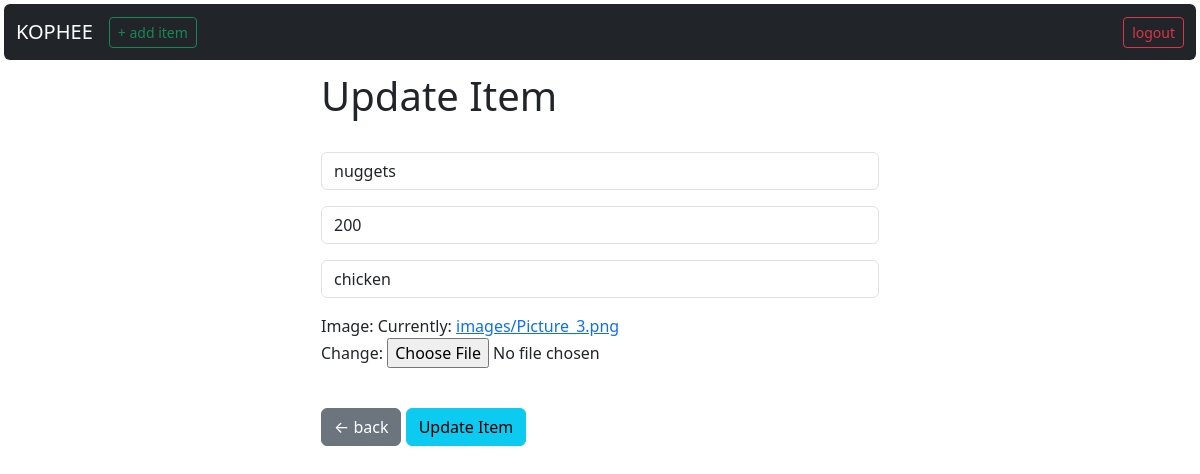
/update_item/9 (signed in), run on the app's committed database.
### menu/models.py (models this page shows, shortened)
class Menu(models.Model):
    item = models.CharField(max_length=50)
    price = models.IntegerField()
    description = models.CharField(max_length=200)
    image = models.ImageField(upload_to='images', default='')

### menu/views.py (the view)
# urls.py: path('update_item/<int:pk>', views.update_item, name='update_item'),
def update_item(request, pk):
    if request.user.is_authenticated:
        current_item = Menu.objects.get(id=pk)
        form = AddItemForm(request.POST or None, request.FILES or None, instance=current_item)
        if form.is_valid():
            form.save()
            messages.success(request, "Item updated successfully")
            return redirect('home')
        return render(request, 'update_item.html', {'form': form, 'current_item': current_item})
    else:
        messages.success(request, "You must be logged in to update an item ...")
        return redirect('home')

### menu/forms.py
class AddItemForm(forms.ModelForm):
    item = forms.CharField(required=True, widget=forms.widgets.TextInput(attrs={'placeholder':'Item Name', "class":'form-control'}), label='')
    price = forms.CharField(required=True, widget=forms.widgets.TextInput(attrs={'placeholder':'Item Price', "class":'form-control'}), label='')
    description = forms.CharField(required=True, widget=forms.widgets.TextInput(attrs={'placeholder':'Item Description', "class":'form-control'}), label='')
    image = forms.ImageField(required=True)
    class Meta:
        model = Menu
        exclude = ('user',)

### menu/templates/update_item.html (shortened to what this page needs)
{% extends 'base.html' %}
{% block content %}
<div class="col-md-6 offset-md-3">
  <h1>Update Item</h1>
  <br />
  <form method="POST" enctype='multipart/form-data'>
    {{ form.as_p }}
    <br />
    <a href="{% url 'menu_item' current_item.id %}" class="btn btn-secondary">← back</a>
    <button type="submit" class="btn btn-info">Update Item</button>
  </form>
</div>
{% endblock %}

### data on the page
Menu: item "nuggets", price "200", description "chicken"
